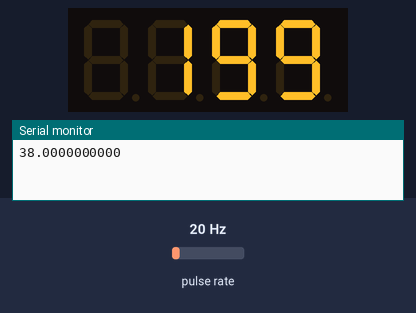
Recording of a sketch running on a simulated ATtiny85, built with avr-gcc and run on an emulated ATtiny85. Shown: 4-digit seven-segment display, the last lines printed to the serial monitor. Wiring (inferred from the names in the program): pulse sensor: data PB2. The inputs (shaded band) are chosen by the test bench; at power-on: pulse rate 20 Hz.

Above: at 1.2 s.
1.3 s: pulse rate (sensor on PB2) set to 4 Hz
At 2.9 s:
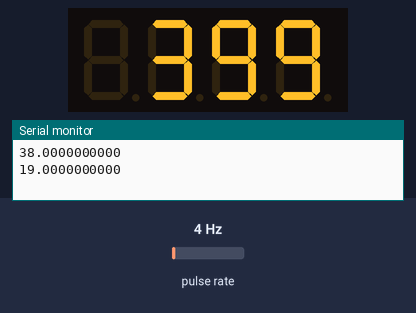
3.5 s: pulse rate (sensor on PB2) set to 50 Hz
At 7.7 s:
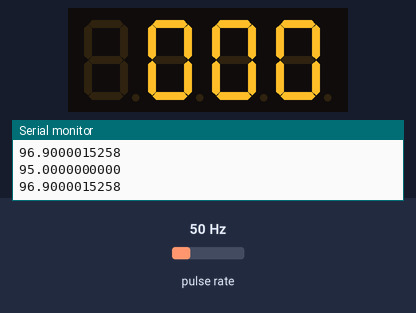
Timing chart, 0 to 9.2 s (numbered marks = the images above; inputs shaded):
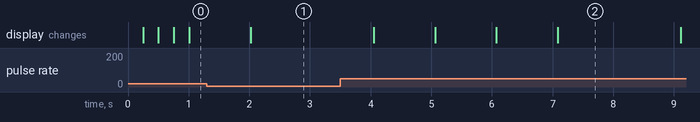

The sketch:

SpeedApp.ino
```cpp
/***************************************************
1,1059a    tid  10:59 a end
2,60a      Puls, 60, a end
3,225a     fart  22.5 a end

Obs:  Serial.parseInt() parsar byte till end (a)

****************************************************/

#include <Wire.h> // Enable this line if using Arduino Uno, Mega, etc.
#include "Adafruit_LEDBackpack.h"
#include "Adafruit_GFX.h"

Adafruit_7segment matrix = Adafruit_7segment();
volatile int rpmcount = 0;
int rpmPin = 2;
int rpm = 0;
unsigned long lastmillis = 0;
double distance = 0.0;
double ms = 0.0;
double constSpeed = 16.666666667;

void setup() {
#ifndef __AVR_ATtiny85__
	Serial.begin(9600);
	Serial.println("MinTravApp 2");
#endif
	matrix.begin(0x70);
	matrix.print(0, DEC);
	matrix.blinkRate(1);
	matrix.writeDisplay();

	pinMode(rpmPin, INPUT_PULLUP);

	attachInterrupt(0, rpm_fan, FALLING);

}

void loop() {

	if (millis() - lastmillis >= 1000) {

		detachInterrupt(0);
		rpm = rpmcount * 60;

		distance = rpmcount * 1.9;
		ms = distance;

		double res = ms *  constSpeed;

		res = (res - int(res)) * 60 * 10;

		int valueToPrint = int(res);

		matrix.blinkRate(0);
		matrix.writeDisplay();

		matrix.writeDigitRaw(2, 0x10);
		matrix.writeDigitNum(0, -1, false);
		matrix.writeDigitNum(1, (valueToPrint / 100) % 10, false);
		matrix.writeDigitNum(3, (valueToPrint / 10) % 10, false);
		matrix.writeDigitNum(4, valueToPrint % 10, false);
		matrix.writeDisplay();


		Serial.println(ms, DEC);

		rpmcount = 0; // Restart the RPM counter
		lastmillis = millis(); // Uptade lasmillis
		attachInterrupt(0, rpm_fan, FALLING); //enable interrupt
	}


	if (Serial.available() > 0) {

		matrix.blinkRate(0);
		matrix.writeDisplay();

		int commando = Serial.parseInt();
		int valueToPrint = Serial.parseInt();

		if (Serial.read() == 'a') {


			//Tid
			if (commando == 1) {
				matrix.writeDigitNum(0, (valueToPrint / 1000), true);
				matrix.writeDigitNum(1, (valueToPrint / 100) % 10, true);
				matrix.drawColon(true);
				matrix.writeDigitNum(3, (valueToPrint / 10) % 10, true);
				matrix.writeDigitNum(4, valueToPrint % 10, true);
				matrix.writeDisplay();
			}
			//Puls
			else if (commando == 2) {
				matrix.print(valueToPrint, DEC);
				matrix.writeDisplay();

			}
			//min/km
			else if (commando == 3) {

				matrix.writeDigitRaw(2, 0x10);
				matrix.writeDigitNum(0, -1, false);
				matrix.writeDigitNum(1, (valueToPrint / 100) % 10, false);
				matrix.writeDigitNum(3, (valueToPrint / 10) % 10, false);
				matrix.writeDigitNum(4, valueToPrint % 10, false);
				matrix.writeDisplay();

			}

		}

	}

	delay(10);

}

void rpm_fan() {
	rpmcount++;


}
```

Measured:
- after the input at 1.3 s, the display: changes after 0.73 s (image 1)
- after the input at 3.5 s, the display: first changes after 0.55 s (image 2 shows a later state)
